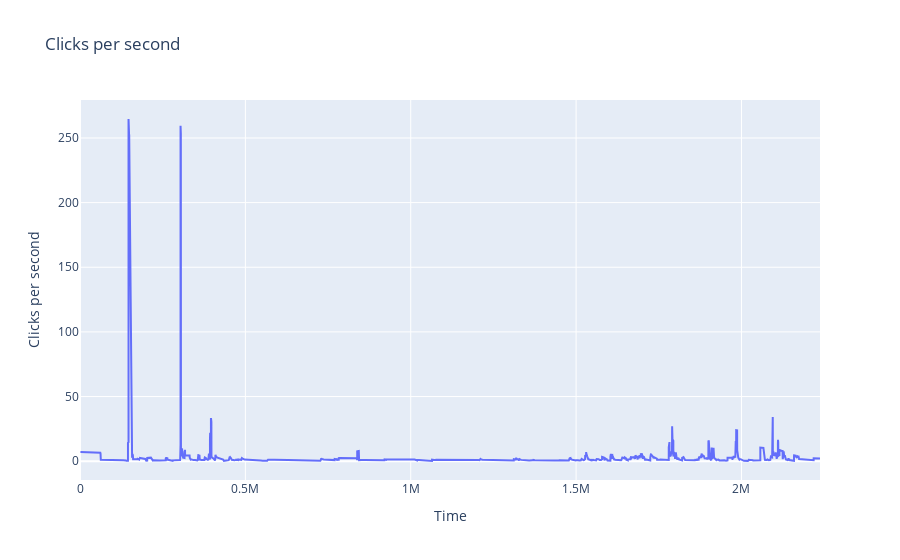

Source (notebook cell):
### Markdown cell above
#### Keyborad data

### Code cell
keyboard_df.Keyboard.plot_clicks_per_second(window_size=4)

### Figure 1 — Plotly figure (JSON) as saved in the notebook; plotly's stock layout.template omitted (floating-point values rounded to 4 significant figures; data arrays with more than 128 entries replaced by an {"elided": "..."} marker saying what was removed)
{"data": [{"mode": "lines", "name": "Clicks per second", "type": "scatter", "x": {"elided": "932 int values"}, "y": {"elided": "932 float values"}}], "layout": {"title": {"text": "Clicks per second"}, "xaxis": {"title": {"text": "Time"}}, "yaxis": {"title": {"text": "Clicks per second"}}}}
